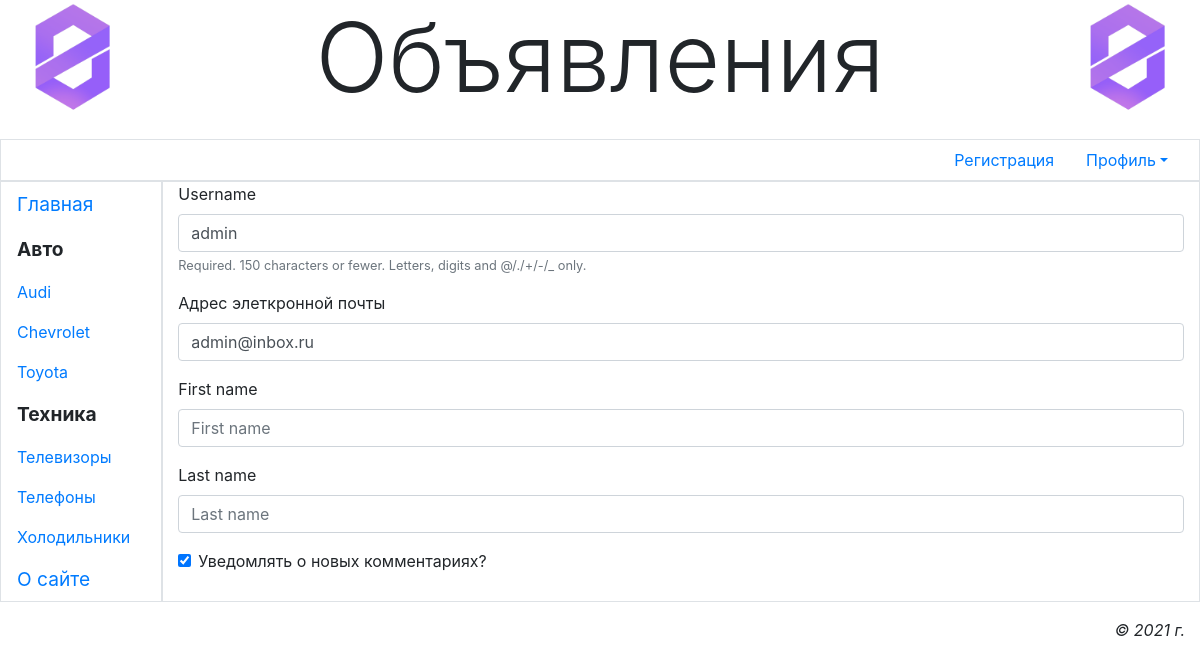
Page /main/accounts/info/change/ (signed in) on the committed database.
### main/models.py (models this page shows, shortened)
class Rubric(models.Model):
    name = models.CharField(max_length=20, db_index=True, unique=True, verbose_name='Наименование')
    order = models.SmallIntegerField(default=0, db_index=True, verbose_name='Порядок')
    super_rubric = models.ForeignKey('SuperRubric', on_delete=models.PROTECT, null=True, blank=True,
                                     verbose_name='Надрубрика')

class AdvUser(AbstractUser):
    is_activated = models.BooleanField(default=True, db_index=True, verbose_name='Прошёл активацию?')
    send_messages = models.BooleanField(default=True, db_index=True, verbose_name='Уведомлять о новых комментариях?')

### main/views.py (the view)
# urls.py: path('accounts/info/change/', ChangeUserInfoView.as_view(), name='info_change'),
class ChangeUserInfoView(SuccessMessageMixin, LoginRequiredMixin, UpdateView):
    model = AdvUser
    template_name = 'main/change_user_info.html'
    form_class = ChangeUserInfoForm
    success_url = reverse_lazy('profile')
    success_message = 'Личные данные пользователя изменены!'
    def dispatch(self, request, *args, **kwargs):
        self.user_id = request.user.pk
        return super().dispatch(request, *args, **kwargs)
    def get_object(self, queryset=None):
        if not queryset:
            queryset = self.get_queryset()
        return get_object_or_404(queryset, pk=self.user_id)

### main/forms.py
class ChangeUserInfoForm(forms.ModelForm):
    email = forms.EmailField(required=True, label='Адрес элеткронной почты')
    class Meta:
        model = AdvUser
        fields = ('username', 'email', 'first_name', 'last_name', 'send_messages')

### main/models.py (called while the page is built)
    def get_queryset(self):
        return super().get_queryset().filter(super_rubric__isnull=False)

### main/templates/main/change_user_info.html (shortened to what this page needs)
{% extends 'layout/basic.html' %}
{% load bootstrap4 %}
{% block content %}
    <form method="post">
    {% bootstrap_form form %}
    </form>
{% endblock %}

### main/templates/layout/basic.html (shortened to what this page needs)
{% load bootstrap4 %}
{% load static %}
<!DOCTYPE html>
<html lang="ru">
	<head>
		{% bootstrap_css %}
		<link rel="stylesheet" type="text/css" href="{% static 'main/style.css' %}">
        <link rel="stylesheet" href="https://cdn.jsdelivr.net/npm/bootstrap@4.6.0/dist/css/bootstrap.min.css">
	</head>
	<body class="container-fluid">
		<header class="mb-4">
			<h1 class="display-1 text-center">Объявления</h1>
		</header>
		<div class="row">
			<ul class="col nav justify-content-end border">
				<li class="nav-item">
					<a class="nav-link" href="{% url 'register' %}">Регистрация</a>
				</li>
                {% if user.is_authenticated %}
				<li class="nav-item dropdown">
					<a class="nav-link dropdown-toggle" data-toggle="dropdown" href="#" role="button">Профиль</a>
				</li>
                {% else %}
				<li class="nav-item"><a class="nav-link" href="{% url 'login' %}">Bxoд</a></li>
                {% endif %}
			</ul>
		</div>
		<div class="row">
			<nav class="col-md-auto nav flex-column border">
				<a class="nav-link root" href="{% url 'index' %}">Главная</a>
                {% for rubric in rubrics %}
                {% ifchanged rubric.super_rubric.pk %}
                <span class="nav-link root font-weight-bold">
                {{ rubric.super_rubric.name }}
                </span>
                {% endifchanged %}
                <a class="nav-link" href="{% url 'by_rubric' pk=rubric.pk %}">{{ rubric.name }}</a>
                {% endfor %}
				<a class="nav-link root" href="{% url 'other' page='about' %}">О сайте</a>
			</nav>
			<section class="col border ру-2">
				{% block content %}{% endblock %}
			</section>
		</div>
		<footer class="mt-3">
			<p class="text-right font-italic">&copy; 2021 г.</p>
		</footer>
	</body>
</html>

### main/static/main/style.css (style rules this page uses)
header h1 { background: url("bg.jpg") left / auto 100% no-repeat, url("bg.jpg") right / auto 100% no-repeat; }
.root { font-size: larger; }

### rows in the picture
Rubric: super_rubric.name "Авто", name "Audi"
Rubric: name "Chevrolet"
Rubric: name "Toyota"
Rubric: super_rubric.name "Техника", name "Телевизоры"
Rubric: name "Телефоны"
Rubric: name "Холодильники"
AdvUser: username "admin", email "admin@inbox.ru", send_messages "☑"
